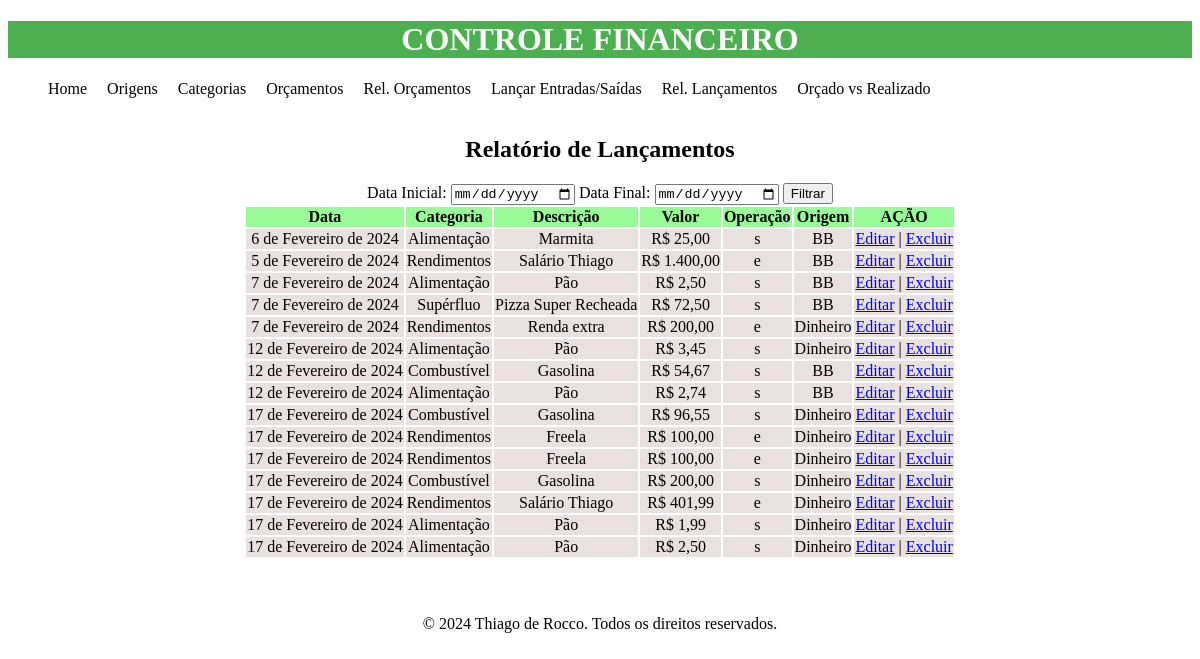
The app's page /rel-lctos/, older data.
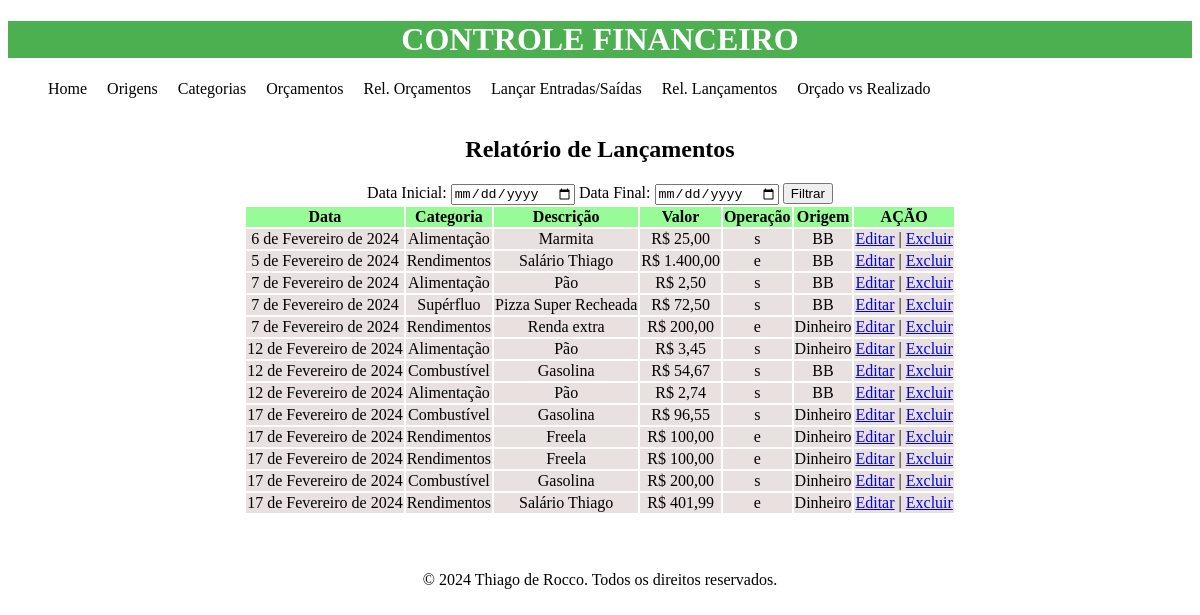
The same page, newer data.
### financeiro/models.py (models this page shows, shortened)
class Lancamento(models.Model):
    ENTRADA = 'e'
    SAIDA = 's'
    TIPO_OPERACAO_CHOICES = [(ENTRADA, 'Entrada'), (SAIDA, 'Saída'),]
    data = models.DateField()
    descricao = models.CharField(max_length=255)
    valor = models.DecimalField(max_digits=10, decimal_places=2)
    categoria = models.ForeignKey(Categoria, on_delete=models.CASCADE)
    origem = models.ForeignKey(Origem, on_delete=models.CASCADE)
    tipo_operacao = models.CharField(max_length=1,
                                     choices=TIPO_OPERACAO_CHOICES)

class Categoria(models.Model):
    nome = models.CharField(max_length=255)

class Origem(models.Model):
    nome = models.CharField(max_length=255)

### financeiro/views.py (the view)
# urls.py: path('rel-lctos/', rel_lancamentos, name='rel_lancamentos'),
def rel_lancamentos(request):
    lctos = Lancamento.objects.all()
    for lcto in lctos:
        lcto.nome_origem = lcto.origem.nome
        lcto.nome_categoria = lcto.categoria.nome
    return render(request, 'financeiro/rel_lancamentos.html', {"lctos": lctos})

### financeiro/templates/financeiro/rel_lancamentos.html (shortened to what this page needs)
{% extends 'financeiro/base.html' %}
{% load static %}
{% block content %}
<br><br>
    <h2>Relatório de Lançamentos</h2>
    <form action="">
        Data Inicial: <input type="date" name="" id="">
        Data Final: <input type="date" name="" id="">
        <input type="submit" value="Filtrar">
    </form>
    <table>
        <thead>
            <tr>
            <th>Data</th>
            <th>Categoria</th>
            <th>Descrição</th>
            <th>Valor</th>
            <th>Operação</th>
            <th>Origem</th>
            <th colspan="2">AÇÃO</th>
        </tr>
    </thead>
    {% for lcto in lctos %}
    <tr>
        <td>{{ lcto.data }}</td>
        <td>{{ lcto.nome_categoria }}</td>
        <td>{{ lcto.descricao }}</td>
        <td>R$ {{ lcto.valor }}</td>
        <td>{{ lcto.tipo_operacao }}</td>
        <td>{{ lcto.nome_origem}}</td>
        <td><a href="#">Editar</a> | <a href="/delete_lcto/{{lcto.id}}">Excluir</a></td>
    </tr>
    {% endfor %}
</table>
{% endblock %}

### financeiro/templates/financeiro/base.html (shortened to what this page needs)
{% load static %}
<!DOCTYPE html>
<html lang="pt-br">
<head>
    <link rel="stylesheet" href="{% static 'css/style.css' %}" type="text/css">
</head>
<body>
    <header>
        <h1>CONTROLE FINANCEIRO</h1>
        <nav>
            {% block navbar %}{% include 'fragments/navbar.html' %}{% endblock %}
        </nav>
    </header>
    <main>
        {% block content %}{% endblock %}
    </main>
    <footer>
            {% block footer %}{% include 'fragments/footer.html' %}{% endblock %}
    </footer>
</body>
</html>

### financeiro/templates/fragments/navbar.html
<ul>
    <li><a href="{% url 'home' %}">Home</a></li>
    <li><a href="{% url 'rel_origens' %}">Origens</a></li>
    <li><a href="{% url 'rel_categorias' %}">Categorias</a></li>
    <li><a href="{% url 'orcamentos' %}">Orçamentos</a></li>
    <li><a href="{% url 'rel_orcamentos' %}">Rel. Orçamentos</a></li>
    <li><a href="{% url 'lancamentos' %}">Lançar Entradas/Saídas</a></li>
    <li><a href="{% url 'rel_lancamentos' %}">Rel. Lançamentos</a></li>
    <li><a href="#">Orçado vs Realizado</a></li>
</ul>

### financeiro/templates/fragments/footer.html
<p>&copy; 2024 Thiago de Rocco. Todos os direitos reservados.</p>

### financeiro/static/css/style.css (style rules this page uses)
header { background-color: #4CAF50; color: #fff; }
nav { margin: 0 auto; }
main { margin: 0 auto; text-align: center; }
main table { margin: 0 auto; }
footer { padding-top: 40px; margin: 0 auto; text-align: center; }
h1, h2 { text-align: center; }
ul li { float: left; padding-right: 20px; list-style-type: none; }
ul li a { text-decoration: none; color: black; }
thead tr { background-color:#98FB98 }
tr { background-color: rgb(233,224,224) }

Row changes from the older to the newer data that the page shows:
removed Lancamento: data "17 de Fevereiro de 2024", nome_categoria "Alimentação", descricao "Pão", valor "1,99", tipo_operacao "s", nome_origem "Dinheiro"
removed Lancamento: data "17 de Fevereiro de 2024", nome_categoria "Alimentação", descricao "Pão", valor "2,50", tipo_operacao "s", nome_origem "Dinheiro"
